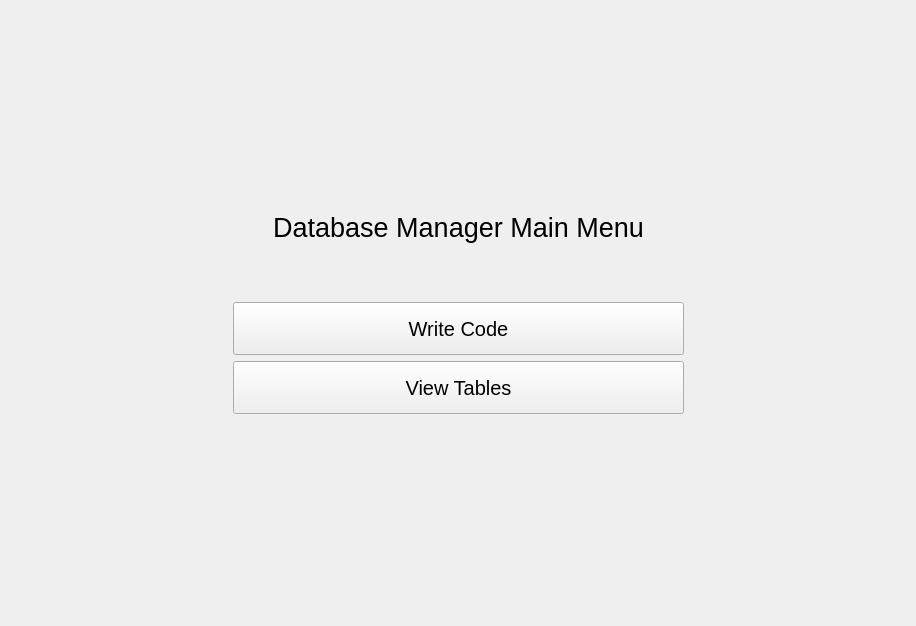
<?xml version="1.0" encoding="UTF-8"?>
<ui version="4.0">
 <class>Form</class>
 <widget class="QWidget" name="Form">
  <property name="geometry">
   <rect>
    <x>0</x>
    <y>0</y>
    <width>916</width>
    <height>626</height>
   </rect>
  </property>
  <property name="windowTitle">
   <string>Form</string>
  </property>
  <layout class="QGridLayout" name="gridLayout_2">
   <item row="2" column="1">
    <layout class="QGridLayout" name="gridLayout">
     <item row="3" column="1">
      <widget class="QPushButton" name="OfficersBtn">
       <property name="sizePolicy">
        <sizepolicy hsizetype="Minimum" vsizetype="Expanding">
         <horstretch>0</horstretch>
         <verstretch>0</verstretch>
        </sizepolicy>
       </property>
       <property name="font">
        <font>
         <pointsize>15</pointsize>
        </font>
       </property>
       <property name="text">
        <string>Write Code</string>
       </property>
      </widget>
     </item>
     <item row="2" column="1">
      <spacer name="verticalSpacer_3">
       <property name="orientation">
        <enum>Qt::Vertical</enum>
       </property>
       <property name="sizeHint" stdset="0">
        <size>
         <width>20</width>
         <height>40</height>
        </size>
       </property>
      </spacer>
     </item>
     <item row="4" column="2">
      <spacer name="horizontalSpacer_2">
       <property name="orientation">
        <enum>Qt::Horizontal</enum>
       </property>
       <property name="sizeHint" stdset="0">
        <size>
         <width>40</width>
         <height>20</height>
        </size>
       </property>
      </spacer>
     </item>
     <item row="4" column="0">
      <spacer name="horizontalSpacer">
       <property name="orientation">
        <enum>Qt::Horizontal</enum>
       </property>
       <property name="sizeHint" stdset="0">
        <size>
         <width>40</width>
         <height>20</height>
        </size>
       </property>
      </spacer>
     </item>
     <item row="4" column="1">
      <widget class="QPushButton" name="CasesBtn">
       <property name="sizePolicy">
        <sizepolicy hsizetype="Minimum" vsizetype="Expanding">
         <horstretch>0</horstretch>
         <verstretch>0</verstretch>
        </sizepolicy>
       </property>
       <property name="font">
        <font>
         <pointsize>15</pointsize>
        </font>
       </property>
       <property name="text">
        <string>View Tables</string>
       </property>
      </widget>
     </item>
     <item row="1" column="1">
      <layout class="QHBoxLayout" name="horizontalLayout">
       <item>
        <spacer name="horizontalSpacer_4">
         <property name="orientation">
          <enum>Qt::Horizontal</enum>
         </property>
         <property name="sizeHint" stdset="0">
          <size>
           <width>40</width>
           <height>20</height>
          </size>
         </property>
        </spacer>
       </item>
       <item>
        <widget class="QLabel" name="label">
         <property name="font">
          <font>
           <pointsize>20</pointsize>
          </font>
         </property>
         <property name="text">
          <string>Database Manager Main Menu</string>
         </property>
         <property name="alignment">
          <set>Qt::AlignCenter</set>
         </property>
        </widget>
       </item>
       <item>
        <spacer name="horizontalSpacer_3">
         <property name="orientation">
          <enum>Qt::Horizontal</enum>
         </property>
         <property name="sizeHint" stdset="0">
          <size>
           <width>40</width>
           <height>20</height>
          </size>
         </property>
        </spacer>
       </item>
      </layout>
     </item>
    </layout>
   </item>
   <item row="3" column="1">
    <spacer name="verticalSpacer">
     <property name="orientation">
      <enum>Qt::Vertical</enum>
     </property>
     <property name="sizeHint" stdset="0">
      <size>
       <width>20</width>
       <height>40</height>
      </size>
     </property>
    </spacer>
   </item>
   <item row="1" column="1">
    <spacer name="verticalSpacer_2">
     <property name="orientation">
      <enum>Qt::Vertical</enum>
     </property>
     <property name="sizeHint" stdset="0">
      <size>
       <width>20</width>
       <height>40</height>
      </size>
     </property>
    </spacer>
   </item>
  </layout>
 </widget>
 <resources/>
 <connections/>
</ui>
